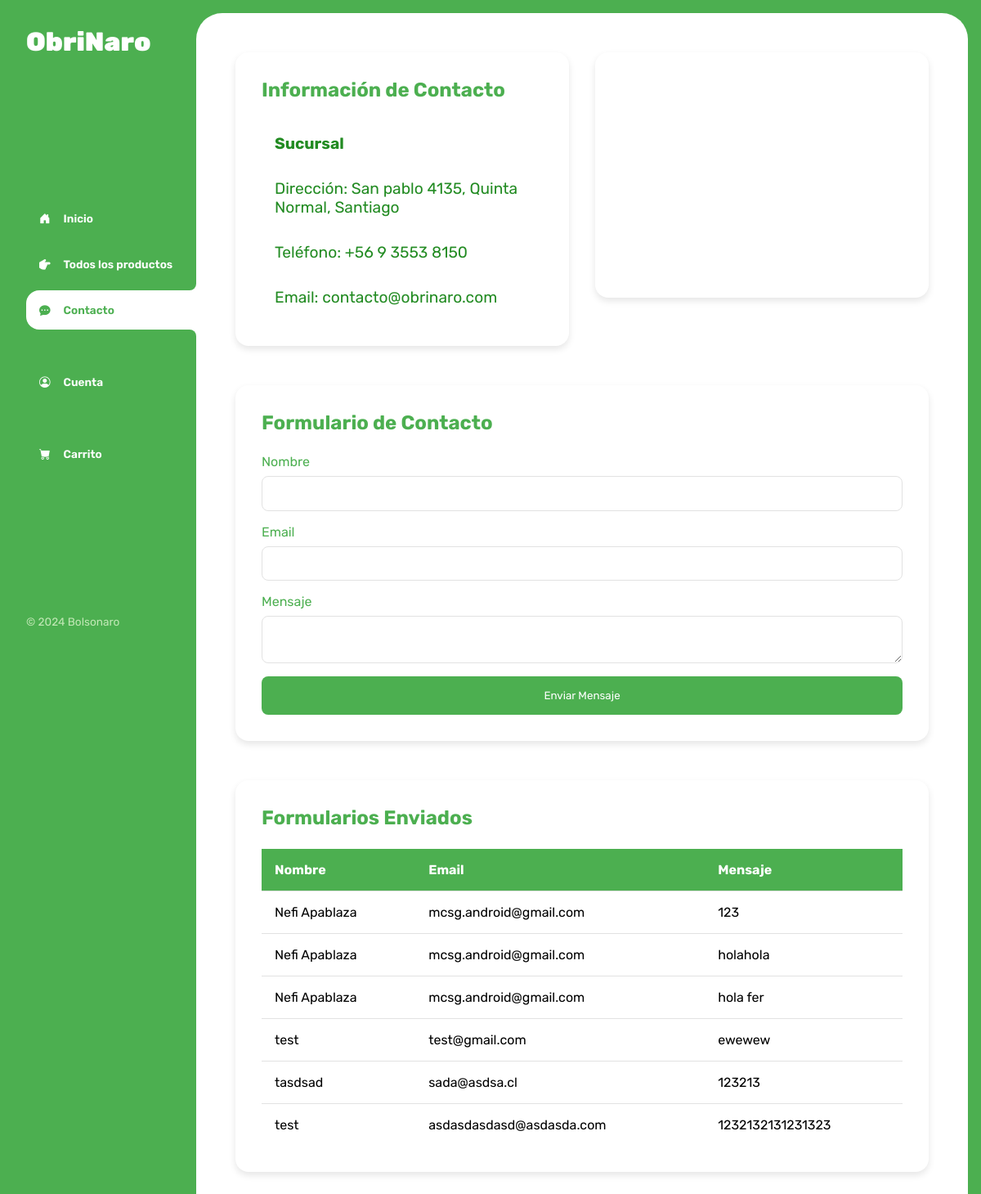
Screenshot of /contacto.php (signed in) with the database file from the repository.
### tables this page shows
CREATE TABLE `contacto` (
  `id_contacto` int(11) NOT NULL,
  `nombre` varchar(30) NOT NULL,
  `email` varchar(30) NOT NULL,
  `mensaje` text NOT NULL
);

### contacto.php (the view, shortened to what this page needs)
<?php
$usuario_id = $_SESSION['user_id'];
$conexion = obtenerConexion();
$sql = "SELECT c.nombre, c.email, c.mensaje FROM contacto c
        JOIN usuario_contacto uc ON c.id_contacto = uc.id_contacto
        WHERE uc.id_usuario = ?";
$stmt = $conexion->prepare($sql);
$stmt->execute([$usuario_id]);
$result = $stmt->fetchAll(PDO::FETCH_ASSOC);
?>
<!DOCTYPE html>
<html lang="es">
<head>
    <link rel="stylesheet" href="https://cdn.jsdelivr.net/npm/bootstrap-icons@1.9.1/font/bootstrap-icons.css">
    <link rel="stylesheet" type="text/css" href="https://cdn.jsdelivr.net/npm/toastify-js/src/toastify.min.css">
    <link rel="stylesheet" href="./css/main.css">
    <link rel="stylesheet" href="css/contacto.css">
</head>
<body>
    <div class="wrapper">
        <aside>
            <header>
                <h1 class="logo">ObriNaro</h1>
            </header>
            <nav>
                <ul class="menu">
                    <li>
                        <a class="boton-menu boton-inicio" href="inicio.php">
                            <i class="bi bi-house-door-fill"></i> Inicio
                        </a>
                    </li>
                    <li>
                        <a class="boton-menu boton-categoria" href="index.php">
                            <i class="bi bi-hand-index-thumb-fill"></i> Todos los productos
                        </a>
                    </li>
                    <li>
                        <a class="boton-menu boton-categoria active" href="contacto.php">
                            <i class="bi bi-chat-dots-fill"></i> Contacto
                        </a>
                    </li>
                    <li>
                        <a class="boton-menu boton-carrito" href="cuenta.php">
                            <i class="bi bi-person-circle"></i> Cuenta
                        </a>
                    </li>
                    <li>
                        <a class="boton-menu boton-carrito" href="carrito.php">
                            <i class="bi bi-cart-fill"></i> Carrito
                        </a>
                    </li>
                </ul>
            </nav>
            <footer>
                <p class="texto-footer">© 2024 Bolsonaro</p>
            </footer>
        </aside>
        <main>
            <div class="contact-container">
                <div class="contact-info">
                    <h2>Información de Contacto</h2>
                    <p class="texto"><strong>Sucursal</strong></p>
                    <p class="texto">Dirección: San pablo 4135, Quinta Normal, Santiago</p>
                    <p class="texto">Teléfono: +56 9 3553 8150</p>
                    <p class="texto">Email: contacto@obrinaro.com</p>
                </div>
                <div class="map" id="map"></div>
            </div>
            <div class="contact-form-container">
                <h2>Formulario de Contacto</h2>
                <form class="contact-form" action="send_contacto.php" method="POST">
                    <div class="input-group">
                        <label for="name">Nombre</label>
                        <input type="text" id="name" name="name" required>
                    </div>
                    <div class="input-group">
                        <label for="email">Email</label>
                        <input type="email" id="email" name="email" required>
                    </div>
                    <div class="input-group">
                        <label for="message">Mensaje</label>
                        <textarea id="message" name="message" required></textarea>
                    </div>
                    <button type="submit">Enviar Mensaje</button>
                </form>
            </div>
            <div class="formularios-container">
                <h2>Formularios Enviados</h2>
                <table>
                    <thead>
                        <tr>
                            <th>Nombre</th>
                            <th>Email</th>
                            <th>Mensaje</th>
                        </tr>
                    </thead>
                    <tbody>
                        <?php foreach ($result as $row): ?>
                            <tr>
                                <td><?php echo htmlspecialchars($row['nombre']); ?></td>
                                <td><?php echo htmlspecialchars($row['email']); ?></td>
                                <td><?php echo htmlspecialchars($row['mensaje']); ?></td>
                            </tr>
                        <?php endforeach; ?>
                    </tbody>
                </table>
            </div>
        </main>
    </div>
</body>
</html>

### css/main.css (style rules this page uses)
:root { --clr-main: #4caf50; --clr-main-light: #c2e8b6; --clr-white: #fff; --clr-gray: #e2e2e2; --clr-red: #961818; }
* { margin: 0; padding: 0; box-sizing: border-box; font-family: 'Rubik', sans-serif; }
h1, h2, h3, h4, h5, h6, p, a, input, textarea, ul { margin: 0; padding: 0; }
ul { list-style-type: none; }
a { text-decoration: none; }
.texto { padding: 1rem; color: forestgreen; font-size: 1.2rem; }
.wrapper { display: grid; grid-template-columns: 1fr 4fr; background-color: var(--clr-main); }
aside { padding: 2rem; padding-right: 0; color: var(--clr-white); position: sticky; top: 0; height: 100vh; display: flex; flex-direction: column; justify-content: space-between; }
.logo { font-weight: 900; font-size: 2rem; }
.menu { display: flex; flex-direction: column; gap: .5rem; }
.boton-menu { background-color: transparent; border: 0; color: var(--clr-white); cursor: pointer; display: flex; align-items: center; gap: 1rem; font-weight: 600; padding: 1rem; font-size: .85rem; width: 100%; }
.boton-menu.active { background-color: var(--clr-white); color: var(--clr-main); border-top-left-radius: 1rem; border-bottom-left-radius: 1rem; position: relative; }
.boton-menu.active::before { content: ''; position: absolute; width: 1rem; height: 2rem; bottom: 100%; right: 0; background-color: transparent; border-bottom-right-radius: .5rem; box-shadow: 0 1rem 0 var(--clr-white); }
.boton-menu.active::after { content: ''; position: absolute; width: 1rem; height: 2rem; top: 100%; right: 0; background-color: transparent; border-top-right-radius: .5rem; box-shadow: 0 -1rem 0 var(--clr-white); }
.boton-menu > i.bi-hand-index-thumb-fill, .boton-menu > i.bi-hand-index-thumb { transform: rotateZ(90deg); }
.boton-carrito { margin-top: 2rem; }
.texto-footer { color: var(--clr-main-light); font-size: .85rem; }
main { background-color: var(--clr-white); margin: 1rem; margin-left: 0; border-radius: 2rem; padding: 3rem; }
table { width: 100%; border-collapse: collapse; font-family: 'Rubik', sans-serif; margin-top: 20px; }
th, td { padding: 0.75rem; text-align: left; border-bottom: 1px solid var(--clr-gray); }
th { background-color: var(--clr-main); color: var(--clr-white); }
tbody tr:last-child td { border-bottom: none; }
.contact-container { display: grid; grid-template-columns: repeat(auto-fit, minmax(300px, 1fr)); gap: 2rem; margin-bottom: 3rem; }
.contact-info, .map { background-color: var(--clr-white); padding: 2rem; border-radius: 1rem; box-shadow: 0 4px 8px rgba(0, 0, 0, 0.1); }
.contact-info h2, .map h2 { margin-bottom: 1.5rem; color: var(--clr-main); }
.map { height: 300px; display: flex; align-items: center; justify-content: center; }
.contact-form-container { background-color: var(--clr-white); padding: 2rem; border-radius: 1rem; box-shadow: 0 4px 8px rgba(0, 0, 0, 0.1); margin-bottom: 3rem; }
.contact-form-container h2 { margin-bottom: 1.5rem; color: var(--clr-main); }
.contact-form { display: grid; gap: 1rem; }
.input-group { display: grid; gap: 0.5rem; }
.input-group label { color: var(--clr-main); }
.input-group input, .input-group textarea { padding: 0.8rem; border-radius: 0.5rem; border: 1px solid var(--clr-gray); }
button[type="submit"] { padding: 1rem; background-color: var(--clr-main); color: var(--clr-white); border: none; border-radius: 0.5rem; cursor: pointer; transition: background-color 0.3s ease; }

### css/contacto.css (style rules this page uses)
.formularios-container { background-color: var(--clr-white); padding: 2rem; border-radius: 1rem; box-shadow: 0 4px 8px rgba(0, 0, 0, 0.1); margin-bottom: 3rem; }
.formularios-container h2 { margin-bottom: 1.5rem; color: var(--clr-main); }
table { width: 100%; border-collapse: collapse; font-family: 'Rubik', sans-serif; }
th, td { padding: 1rem; text-align: left; border-bottom: 1px solid var(--clr-gray); }
th { background-color: var(--clr-main); color: var(--clr-white); }
tbody tr:last-child td { border-bottom: none; }

### rows the page displays
contacto: nombre "Nefi Apablaza", email "mcsg.android@gmail.com", mensaje "123"
contacto: nombre "Nefi Apablaza", email "mcsg.android@gmail.com", mensaje "holahola"
contacto: nombre "Nefi Apablaza", email "mcsg.android@gmail.com", mensaje "hola fer"
contacto: nombre "test", email "test@gmail.com", mensaje "ewewew"
contacto: nombre "tasdsad", email "sada@asdsa.cl", mensaje "123213"
contacto: nombre "test", email "asdasdasdasd@asdasda.com", mensaje "1232132131231323"
